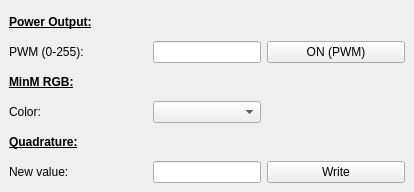
    <widget class="QWidget" name="external">
     <attribute name="title">
      <string>External</string>
     </attribute>
     <widget class="QWidget" name="gridLayoutWidget_8">
      <property name="geometry">
       <rect>
        <x>9</x>
        <y>9</y>
        <width>396</width>
        <height>174</height>
       </rect>
      </property>
      <layout class="QGridLayout" name="gridLayout_9">
       <item row="1" column="1">
        <widget class="QLineEdit" name="ext_pwro_pwm">
         <property name="sizePolicy">
          <sizepolicy hsizetype="Fixed" vsizetype="Fixed">
           <horstretch>0</horstretch>
           <verstretch>0</verstretch>
          </sizepolicy>
         </property>
         <property name="alignment">
          <set>Qt::AlignRight|Qt::AlignTrailing|Qt::AlignVCenter</set>
         </property>
        </widget>
       </item>
       <item row="0" column="0">
        <widget class="QLabel" name="label_63">
         <property name="text">
          <string>&lt;html&gt;&lt;head/&gt;&lt;body&gt;&lt;p&gt;&lt;span style=&quot; font-weight:600; text-decoration: underline;&quot;&gt;Power Output:&lt;/span&gt;&lt;/p&gt;&lt;/body&gt;&lt;/html&gt;</string>
         </property>
        </widget>
       </item>
       <item row="1" column="0">
        <widget class="QLabel" name="label_64">
         <property name="text">
          <string>PWM (0-255):</string>
         </property>
        </widget>
       </item>
       <item row="1" column="2">
        <widget class="QPushButton" name="pushButton_ext_pwro">
         <property name="text">
          <string>ON (PWM)</string>
         </property>
        </widget>
       </item>
       <item row="2" column="0">
        <widget class="QLabel" name="label_71">
         <property name="text">
          <string>&lt;html&gt;&lt;head/&gt;&lt;body&gt;&lt;p&gt;&lt;span style=&quot; font-weight:600; text-decoration: underline;&quot;&gt;MinM RGB:&lt;/span&gt;&lt;/p&gt;&lt;/body&gt;&lt;/html&gt;</string>
         </property>
        </widget>
       </item>
       <item row="4" column="0">
        <widget class="QLabel" name="label_105">
         <property name="text">
          <string>&lt;html&gt;&lt;head/&gt;&lt;body&gt;&lt;p&gt;&lt;span style=&quot; font-weight:600; text-decoration: underline;&quot;&gt;Quadrature:&lt;/span&gt;&lt;/p&gt;&lt;/body&gt;&lt;/html&gt;</string>
         </property>
        </widget>
       </item>
       <item row="3" column="0">
        <widget class="QLabel" name="label_72">
         <property name="text">
          <string>Color:</string>
         </property>
        </widget>
       </item>
       <item row="3" column="1">
        <widget class="QComboBox" name="comboBox_minm_rgb"/>
       </item>
       <item row="5" column="2">
        <widget class="QPushButton" name="quadrature_write">
         <property name="text">
          <string>Write</string>
         </property>
        </widget>
       </item>
       <item row="5" column="1">
        <widget class="QLineEdit" name="quad_write_val">
         <property name="sizePolicy">
          <sizepolicy hsizetype="Fixed" vsizetype="Fixed">
           <horstretch>0</horstretch>
           <verstretch>0</verstretch>
          </sizepolicy>
         </property>
         <property name="alignment">
          <set>Qt::AlignRight|Qt::AlignTrailing|Qt::AlignVCenter</set>
         </property>
        </widget>
       </item>
       <item row="5" column="0">
        <widget class="QLabel" name="label_106">
         <property name="text">
          <string>New value:</string>
         </property>
        </widget>
       </item>
      </layout>
     </widget>
    </widget>
